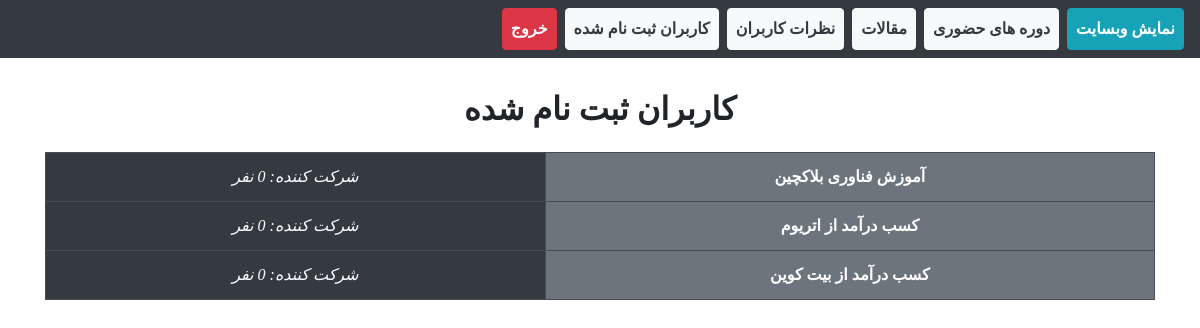
Page /administrator/admin/registered_users.php on the committed database.
### tables this page shows
CREATE TABLE `courses` (
  `id` int(11) NOT NULL,
  `title` varchar(30) NOT NULL,
  `description` varchar(200) NOT NULL,
  `image` varchar(100) NOT NULL
);

### administrator/config.php (called while the page is built, shortened)
<?php
function ConnectDB()
{
    $con = mysqli_connect("localhost", "root", "", "digital_currency");
    return $con;
}
function SelectCourses()
{
    $con = ConnectDB();
    $query = mysqli_query($con, "select * from courses");
    return $query;
}

### administrator/admin/registered_users.php (the view, shortened to what this page needs)
<?php include_once "../partials/_header.php"; ?>
<?php include_once "../partials/_menu.php"; ?>
<?php include_once "../config.php";
$query = SelectCourses();
?>
<h2 class="pt-7 text-center font-weight-bold b-titr">کاربران ثبت نام شده</h2>
<div class="container">
    <div class="row pt-3 ">
        <div class="col-12 m-auto">
                <table class="table table-dark table-bordered table-hover direction_rtl text-right ">
                    <?php foreach ($query as $courses): ?>
                        <tr>
                            <td class="bg-secondary w-auto text-center font-weight-bolder"><?php echo $courses['title']; ?></td>
                            <?php $num = 0; ?>
                            <td class="text-center font-italic">شرکت کننده: <?php echo $num; ?> نفر</td>
                        </tr>
                    <?php endforeach; ?>
                </table>
        </div>
    </div>
</div>
<?php include_once "../partials/_footer.php"; ?>

### rows in the picture
courses: title "آموزش فناوری بلاکچین", num "0"
courses: title "کسب درآمد از اتریوم", num "0"
courses: title "کسب درآمد از بیت کوین", num "0"
